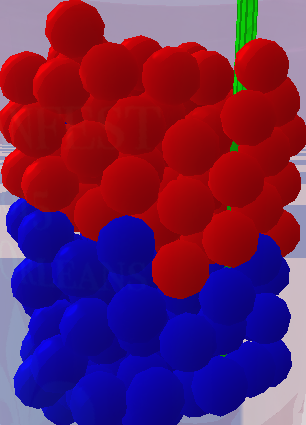
#> input picture stirring/not_stirred.png, 306 x 425 px, given in place of pink.png, which was not available
$ python reward.py   (Python 2 division)
#> lines starting #> are read from the running program, lines starting #| are printed output that depends on the picture; after the words box and inside, x2 and y2 are one past the last pixel; in counts of white or black regions, pixels touching at a corner belong together; pictures that were not available may be replaced by others from this repository, and a replacement may not be noted
#> further down, im is the input picture: shape (425, 306, 3); mean B, G, R 91.9, 34.1, 106.4
from __future__ import division
from math import log
#helper function: takes in a img and calculates the current reward
#reward is based on the intended number of beads and the amount mixed
import pdb
import cv2
from PIL import Image
import numpy as np
CONTOUR_DEBUG = False

small_reward = False
# [39 lines left out: functions reward_func, entropy, get_num_contours, not called in this run]


#@precondition:img.shape[0] and shape[1] on being multiples of 10
def get_mixedness(img):
    #Image.fromarray(img).show()
    #filter out the green stirrer!
    img[:,:,1] = np.zeros(img[:,:,1].shape)
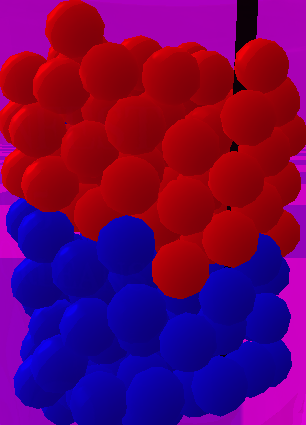
#> img: shape (425, 306, 3); mean B, G, R 91.9, 0, 106.4
    hsv_img = cv2.cvtColor(img, cv2.COLOR_BGR2HSV)
#> hsv_img: shape (425, 306, 3); mean H, S, V 152.9, 255, 159.5
    blue  = cv2.inRange(hsv_img, np.array([115,200,0]),np.array([125,256,210]))/255.0 #hack, this is okay because there are only two colors
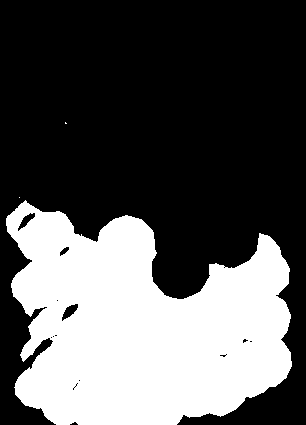
#> blue: shape (425, 306) float64; values 0 (black) and 1 (white), 34.4% white; 3 white regions (2 under 20 px), largest, box (x1, y1, x2, y2) and area: (6, 200, 292, 425) 44760
    red  = cv2.inRange(hsv_img, np.array([-5,200,0]),np.array([5,256,210]))/255.0
#> red: shape (425, 306) float64; every value is 0
    return hierarchical_entropy(red, blue)

def hierarchical_entropy(red, blue):
    #partition into 2, 4, 8 regions and compute entropy of subregions
    #@requires 32x32 image or 64x64 image to work well, some multiple of 8
    #I continue to think this is reasonable.
    total_entropy = 0
    for n in [2, 4, 8]:
        total_entropy += n_entropy(red, blue, n)
#> after the loop, total_entropy = 0
    return total_entropy

# [5 lines left out: function showImage, not called in this run]


def n_entropy(red, blue, n):
    #split into n on the x and y axis
    i_chunk_size = int(red.shape[0]/n)
    j_chunk_size = int(red.shape[1]/n)
    sum_entropy = 0
    for i in range(n):
        for j in range(n):
            red_section = red[i*i_chunk_size:i*i_chunk_size+i_chunk_size, j*j_chunk_size:j*j_chunk_size+j_chunk_size]
            blue_section = blue[i*i_chunk_size:i*i_chunk_size+i_chunk_size, j*j_chunk_size:j*j_chunk_size+j_chunk_size]
            entropy = entropy_region(red_section, blue_section)
            sum_entropy += entropy
    return sum_entropy

def entropy_region(red_section, blue_section):
    num_red = 0.0
    num_blue = 0.0
    num_red = sum(sum(red_section))
    num_blue = sum(sum(blue_section))
    p_red = num_red/(num_red+num_blue)
    p_blue = num_blue/(num_red+num_blue)
    #avoid math domain errors this way
    entropy_individual = 0
    if p_red > 0:
        entropy_individual += p_red*log(p_red)
    if p_blue > 0:
        entropy_individual += p_blue*log(p_blue)

    entropy = -(entropy_individual)
    return entropy

if __name__ == "__main__":
    ims = ["all_blue.png","all_red.png", "nearly_blue.png", "nearly_red.png", "mix.png"]
    ims = ["pink.png"]
    for im_name in ims:
        #im = Image.open(im_name).resize((10,10))
        im = cv2.imread(im_name)
        #im = cv2.resize(im, (20,20))

        print(get_mixedness(im))
#| 0.0

$ run again, on stirring/stirred.png
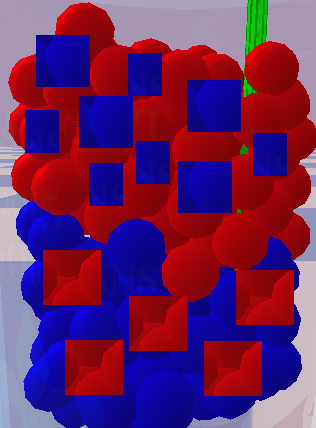
#> input picture stirring/stirred.png, 316 x 428 px, given in place of pink.png, which was not available
#> im is the input picture: shape (428, 316, 3); mean B, G, R 97.4, 38.3, 106
#> in get_mixedness, `img[:,:,1] = np.zeros(img[:,:,1].shape)`:
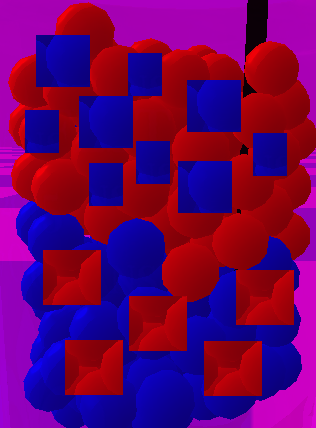
#> img: shape (428, 316, 3); mean B, G, R 97.4, 0, 106
#> hsv_img: shape (428, 316, 3); mean H, S, V 151.7, 255, 160.3
#> in get_mixedness, `blue  = cv2.inRange(hsv_img, np.array([115,200,0]),np.array([125,256,2..`:
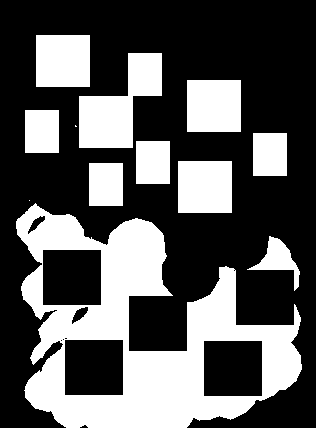
#> blue: shape (428, 316) float64; values 0 (black) and 1 (white), 35.1% white; 12 white regions (2 under 20 px), largest, box (x1, y1, x2, y2) and area: (16, 203, 302, 428) 28017, (79, 53, 162, 148) 4270, (36, 35, 90, 87) 2808
#> red: shape (428, 316) float64; every value is 0
#> after the loop in hierarchical_entropy, `for n in [2, 4, 8]:`: total_entropy = 0
#| 0.0
